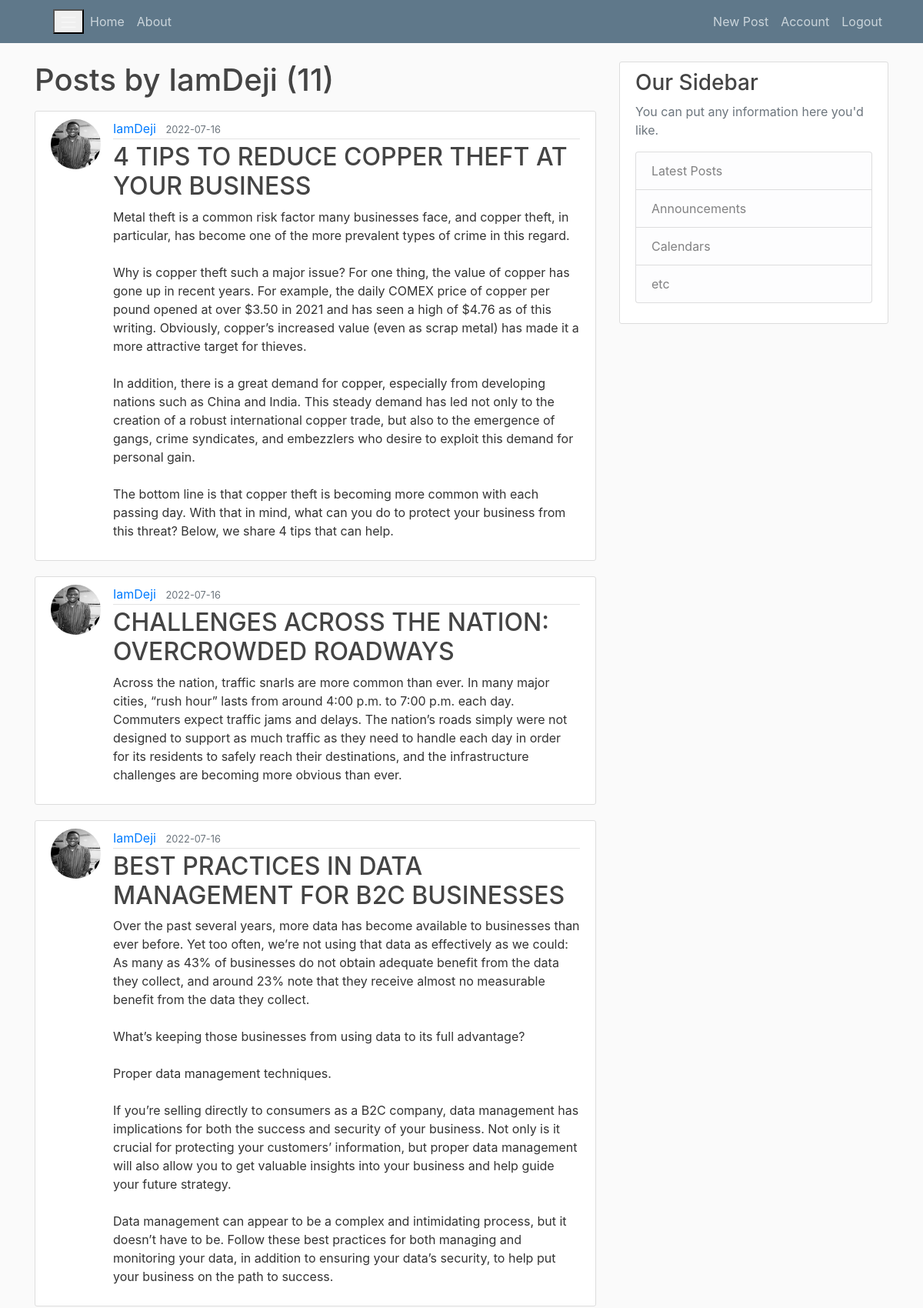
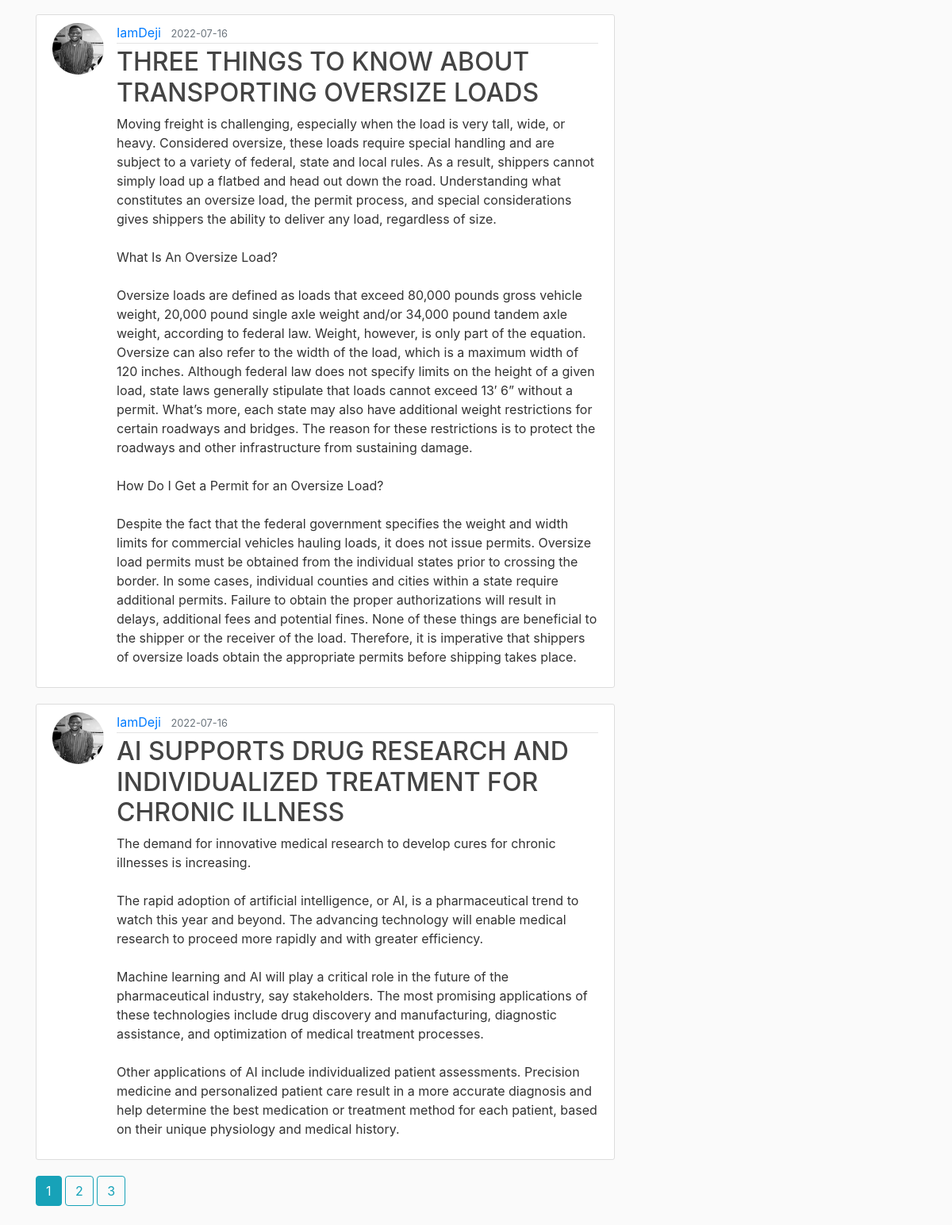
The page /user/IamDeji (signed in) on the database its author committed (2 pictures, top to bottom).
### flaskblog/models.py (models this page shows, shortened)
class User(db.Model, UserMixin):
    id = db.Column(db.Integer, primary_key=True)
    username = db.Column(db.String(20), unique=True, nullable=False)
    email = db.Column(db.String(120), unique=True, nullable=False)
    image_file = db.Column(db.String(20), nullable=False, default='default.png')
    password = db.Column(db.String(60), nullable=False)
    posts = db.relationship('Post', backref='author', lazy=True)

class Post(db.Model):
    id = db.Column(db.Integer, primary_key=True)
    title = db.Column(db.String(100), unique=True, nullable=False)
    date_posted = db.Column(db.DateTime, nullable=False, default=datetime.utcnow)
    content = db.Column(db.Text, nullable=False)
    user_id = db.Column(db.Integer, db.ForeignKey('user.id'), nullable=False)

### flaskblog/routes.py (the view)
@app.route("/user/<string:username>")
def user_posts(username):
    page = request.args.get('page', 1, type=int)
    user = User.query.filter_by(username=username).first_or_404()
    posts = Post.query.filter_by(author=user).order_by(
        Post.date_posted.desc()).paginate(page=page, per_page=5)
    return render_template("user_post.html", posts=posts, user=user)

### flaskblog/models.py (called while the page is built)
@login_manager.user_loader
def load_user(user_id):
    return User.query.get(int(user_id))

### flaskblog/templates/user_post.html (shortened to what this page needs)
{% extends "layout.html" %}
{% block content %}
    <h1 class="mb-3">Posts by {{ user.username }} ({{ posts.total }})</h1>
    {% for post in posts.items %}
        <article class="media content-section">
          <img class="rounded-circle article-img" src="{{ url_for('static', filename='profile_pics/' + post.author.image_file) }}">
          <div class="media-body">
            <div class="article-metadata">
              <a class="mr-2" href="{{ url_for('user_posts', username=post.author.username) }}">{{ post.author.username }}</a>
              <small class="text-muted">{{ post.date_posted.strftime('%Y-%m-%d') }}</small>
            </div>
            <h2><a class="article-title" href="{{ url_for('post', post_id=post.id) }}">{{ post.title }}</a></h2>
            <p class="article-content">{{ post.content }}</p>
          </div>
        </article>
    {% endfor %}
    {% for page_num in posts.iter_pages(left_edge=1, right_edge=1, left_current=1, right_current=2) %}
        {% if page_num %}
          {% if posts.page == page_num %}
            <a class="btn btn-info mb-4" href="{{ url_for('user_posts', username=user.username, page=page_num) }}">{{ page_num }}</a>
          {% else %}
            <a class="btn btn-outline-info mb-4" href="{{ url_for('user_posts', username=user.username, page=page_num) }}">{{ page_num }}</a>
          {% endif %}
        {% endif %}
    {% endfor %}
{% endblock content %}

### flaskblog/static/main.css (style rules this page uses)
body { background: #fafafa; color: #333333; margin-top: 5rem; }
h1, h2, h3, h4, h5, h6 { color: #444444; }
.content-section { background: #ffffff; padding: 10px 20px; border: 1px solid #dddddd; border-radius: 3px; margin-bottom: 20px; }
.article-title { color: #444444; }
.article-content { white-space: pre-line; }
.article-img { height: 65px; width: 65px; margin-right: 16px; }
.article-metadata { padding-bottom: 1px; margin-bottom: 4px; border-bottom: 1px solid #e3e3e3 }

### rows shown on the page
User: username "IamDeji"
Post: image_file (picture), author.username "IamDeji", date_posted "2022-07-16", title "4 TIPS TO REDUCE COPPER THEFT AT YOUR BUSINESS", content "Metal theft is a common risk factor many businesses face, and copper theft, in particular, has become one of the more prevalent types of crime in this regard. Why is copper theft such a major issue? For one thing, the value of copper has gone up in recent years. For example, the daily COMEX price of copper per pound opened at over $3.50 in 2021 and has seen a high of $4.76 as of this writing. Obviously, copper’s increased value (even as scrap metal) has made it a more attractive target for thieves. In addition, there is a great demand for copper, especially from developing nations such as China and India. This steady demand has led not only to the creation of a robust international copper…"
Post: image_file (picture), author.username "IamDeji", date_posted "2022-07-16", title "CHALLENGES ACROSS THE NATION: OVERCROWDED ROADWAYS", content "Across the nation, traffic snarls are more common than ever. In many major cities, “rush hour” lasts from around 4:00 p.m. to 7:00 p.m. each day. Commuters expect traffic jams and delays. The nation’s roads simply were not designed to support as much traffic as they need to handle each day in order for its residents to safely reach their destinations, and the infrastructure challenges are becoming more obvious than ever."
Post: image_file (picture), author.username "IamDeji", date_posted "2022-07-16", title "BEST PRACTICES IN DATA MANAGEMENT FOR B2C BUSINESSES", content "Over the past several years, more data has become available to businesses than ever before. Yet too often, we’re not using that data as effectively as we could: As many as 43% of businesses do not obtain adequate benefit from the data they collect, and around 23% note that they receive almost no measurable benefit from the data they collect. What’s keeping those businesses from using data to its full advantage? Proper data management techniques. If you’re selling directly to consumers as a B2C company, data management has implications for both the success and security of your business. Not only is it crucial for protecting your customers’ information, but proper data management will also…"
Post: image_file (picture), author.username "IamDeji", date_posted "2022-07-16", title "THREE THINGS TO KNOW ABOUT TRANSPORTING OVERSIZE LOADS", content "Moving freight is challenging, especially when the load is very tall, wide, or heavy. Considered oversize, these loads require special handling and are subject to a variety of federal, state and local rules. As a result, shippers cannot simply load up a flatbed and head out down the road. Understanding what constitutes an oversize load, the permit process, and special considerations gives shippers the ability to deliver any load, regardless of size. What Is An Oversize Load? Oversize loads are defined as loads that exceed 80,000 pounds gross vehicle weight, 20,000 pound single axle weight and/or 34,000 pound tandem axle weight, according to federal law. Weight, however, is only part of the…"
Post: image_file (picture), author.username "IamDeji", date_posted "2022-07-16", title "AI SUPPORTS DRUG RESEARCH AND INDIVIDUALIZED TREATMENT FOR CHRONIC ILLNESS", content "The demand for innovative medical research to develop cures for chronic illnesses is increasing. The rapid adoption of artificial intelligence, or AI, is a pharmaceutical trend to watch this year and beyond. The advancing technology will enable medical research to proceed more rapidly and with greater efficiency. Machine learning and AI will play a critical role in the future of the pharmaceutical industry, say stakeholders. The most promising applications of these technologies include drug discovery and manufacturing, diagnostic assistance, and optimization of medical treatment processes. Other applications of AI include individualized patient assessments. Precision medicine and…"

### other values the page prints
{{ posts.total }} "11"
{{ page_num }} "1"
{{ page_num }} "2" "3"
